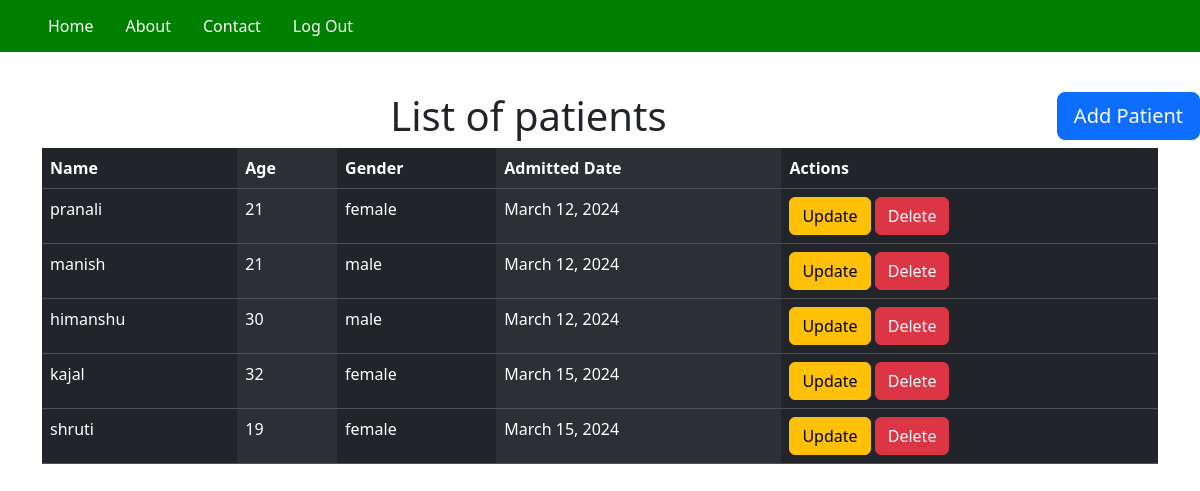
The page /list (signed in) on the database its author committed.
### crudApp/models.py (models this page shows, shortened)
class patient(models.Model):
    name = models.CharField(max_length=100)
    age = models.IntegerField()
    gender = models.CharField(max_length=10)
    admitted_date = models.DateField(auto_now_add=True)

### crudApp/views.py (the view)
# urls.py: path('list',patient_list),
@login_required
def patient_list(request):
    patients = patient.objects.all()
    return render(request,'patient_list.html',{'patients':patients})

### crudApp/templates/patient_list.html (shortened to what this page needs)
{% include 'navbar.html' %}
<!DOCTYPE html>
<html lang="en">
  <head>
    <link
      href="https://cdn.jsdelivr.net/npm/bootstrap@5.3.3/dist/css/bootstrap.min.css"
      rel="stylesheet"
    />
  </head>
  <body>
    {% block content %}
    <br />
    <h1 class="text-center">
      List of patients
      <a href="/create" class="float-end btn btn-lg btn-primary mt-15"
        >Add Patient</a
      >
    </h1>
    <div class="container">
      <table class="table table-dark table-striped-columns">
        <thead>
          <tr>
            <th>Name</th>
            <th>Age</th>
            <th>Gender</th>
            <th>Admitted Date</th>
            <th>Actions</th>
          </tr>
        </thead>
        <tbody>
          {% for i in patients %}
          <tr>
            <td>{{i.name}}</td>
            <td>{{i.age}}</td>
            <td>{{i.gender}}</td>
            <td>{{i.admitted_date}}</td>
            <td>
              <a href="update/{{i.pk}}" class="btn btn-warning">Update</a>
              <a href="delete/{{i.pk}}" class="btn btn-danger">Delete</a>
            </td>
          </tr>
          {% endfor %}
        </tbody>
      </table>
    </div>
    {% endblock %}
  </body>
</html>

### crudApp/templates/navbar.html (shortened to what this page needs)
<!DOCTYPE html>
<html>
  <head>
  </head>
  <body>
    <ul>
      <li><a class="active" href="#home">Home</a></li>
      <li><a href="#About">About</a></li>
      <li><a href="#contact">Contact</a></li>
      <li><a href="/logout">Log Out</a></li>
    </ul>
  </body>
</html>

### crudApp/templates/navbar.html (style rules this page uses)
ul { list-style-type: none; margin: 0; padding: 0; overflow: hidden; background-color: green; }
li { float: left; }
li a { display: block; color: white; text-align: center; padding: 14px 16px; text-decoration: none; }

### rows shown on the page
patient: name "pranali", age "21", gender "female", admitted_date "March 12, 2024"
patient: name "manish", age "21", gender "male", admitted_date "March 12, 2024"
patient: name "himanshu", age "30", gender "male", admitted_date "March 12, 2024"
patient: name "kajal", age "32", gender "female", admitted_date "March 15, 2024"
patient: name "shruti", age "19", gender "female", admitted_date "March 15, 2024"
